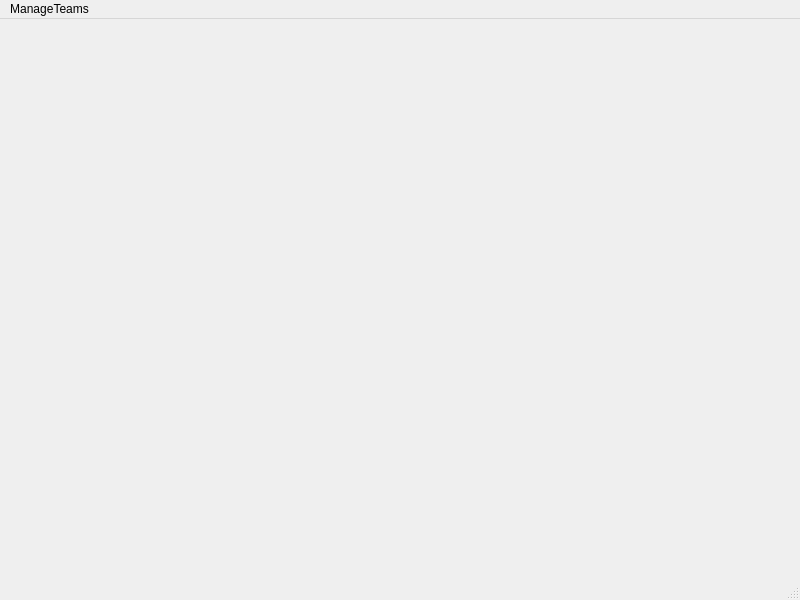
<?xml version="1.0" encoding="UTF-8"?>
<ui version="4.0">
 <class>MainWindow</class>
 <widget class="QMainWindow" name="MainWindow">
  <property name="geometry">
   <rect>
    <x>0</x>
    <y>0</y>
    <width>800</width>
    <height>600</height>
   </rect>
  </property>
  <property name="windowTitle">
   <string>MainWindow</string>
  </property>
  <widget class="QWidget" name="centralwidget"/>
  <widget class="QMenuBar" name="menubar">
   <property name="geometry">
    <rect>
     <x>0</x>
     <y>0</y>
     <width>800</width>
     <height>21</height>
    </rect>
   </property>
   <widget class="QMenu" name="menuManageTeams">
    <property name="title">
     <string>ManageTeams</string>
    </property>
    <addaction name="actionNew_Team"/>
   </widget>
   <addaction name="menuManageTeams"/>
  </widget>
  <widget class="QStatusBar" name="statusbar"/>
  <action name="actionNew_Team">
   <property name="text">
    <string>New Team</string>
   </property>
  </action>
 </widget>
 <resources/>
 <connections/>
</ui>
